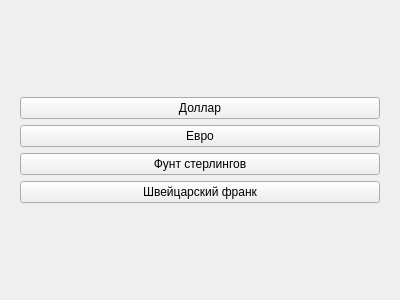
<?xml version="1.0" encoding="UTF-8"?>
<ui version="4.0">
 <class>Form</class>
 <widget class="QWidget" name="Form">
  <property name="geometry">
   <rect>
    <x>0</x>
    <y>0</y>
    <width>400</width>
    <height>300</height>
   </rect>
  </property>
  <property name="windowTitle">
   <string>Валюты</string>
  </property>
  <layout class="QVBoxLayout" name="verticalLayout">
   <item>
    <widget class="QWidget" name="widget" native="true">
     <layout class="QVBoxLayout" name="verticalLayout_3">
      <item>
       <layout class="QVBoxLayout" name="verticalLayout_2">
        <item>
         <widget class="QPushButton" name="val_1">
          <property name="text">
           <string>Доллар</string>
          </property>
         </widget>
        </item>
        <item>
         <widget class="QPushButton" name="val_2">
          <property name="text">
           <string>Евро</string>
          </property>
         </widget>
        </item>
        <item>
         <widget class="QPushButton" name="val_3">
          <property name="text">
           <string>Фунт стерлингов</string>
          </property>
         </widget>
        </item>
        <item>
         <widget class="QPushButton" name="val_4">
          <property name="text">
           <string>Швейцарский франк</string>
          </property>
         </widget>
        </item>
       </layout>
      </item>
     </layout>
    </widget>
   </item>
  </layout>
 </widget>
 <resources/>
 <connections/>
</ui>
